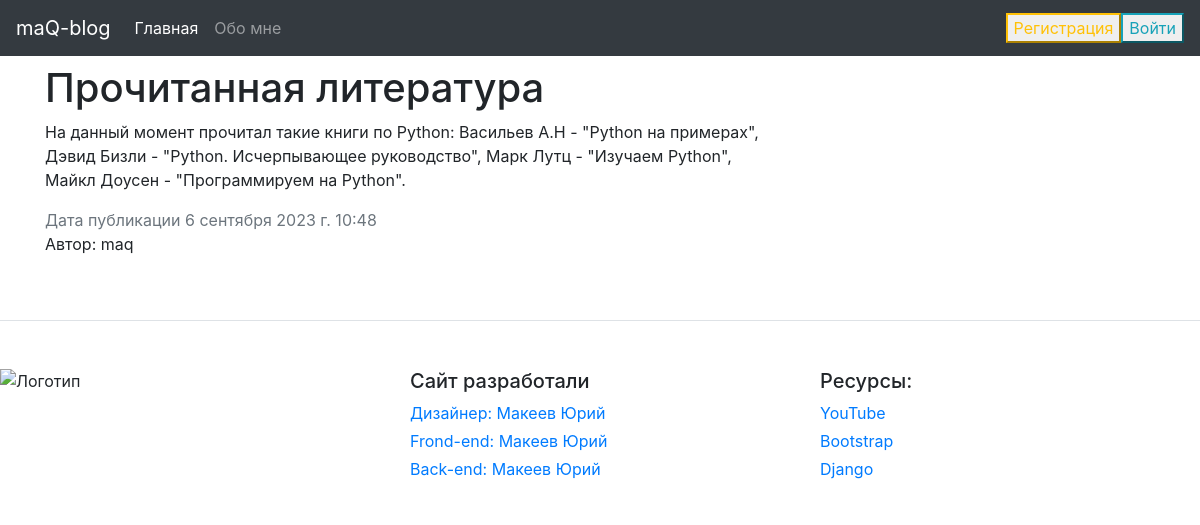
The page / on the database its author committed.
### blog/models.py (models this page shows, shortened)
class News(models.Model):
    title = models.CharField("Название статьи", max_length=150)
    text = models.TextField("Текст статьи")
    date = models.DateTimeField("Дата и время", auto_now=False, auto_now_add=False)
    autor = models.ForeignKey(User, verbose_name=("Автор"), on_delete=models.CASCADE)
    class Meta:
        verbose_name = "Новость"
        verbose_name_plural = "Новости"

### blog/views.py (the view)
# urls.py: path("", views.home, name="home"),
def home(request):
    data = {
        "title": "Главная страница",
        "news": News.objects.all(),
    }
    return render(request, "blog/home.html", data)

### blog/templates/blog/home.html
{% extends 'blog/base.html' %} {% block title %} {{title}} {% endblock %}
{%block content%} {%for post in news%}
<h1>{{post.title}}</h1>
<p>{{post.text}}</p>
<span class="text-muted">Дата публикации {{post.date}}</span>
<p>Автор: {{post.autor}}</p>
{%endfor%} {% endblock %}

### blog/templates/blog/base.html (shortened to what this page needs)
{%load static%}
<!DOCTYPE html>
<html lang="en">
  <head>
    <link
      rel="stylesheet"
      href="https://stackpath.bootstrapcdn.com/bootstrap/4.5.0/css/bootstrap.min.css"
    />
    <link rel="stylesheet"
    href={%static 'blog/main.css'%}>
  </head>
  <body>
    <nav class="navbar navbar-expand-lg navbar-dark bg-dark">
      <a class="navbar-brand" href="#">maQ-blog</a>
      <div class="collapse navbar-collapse" id="navbarsExample09">
        <ul class="navbar-nav mr-auto">
          <li class="nav-item active">
            <a class="nav-link" href="{% url "home" %}">Главная</a>
          </li>
          <li class="nav-item">
            <a class="nav-link" href="{% url "about" %}">Обо мне</a>
          </li>
        </ul>
        {% if not user.is_authenticated %}
        <a href = "{% url 'registration' %}">
          <button class = 'btnt btn-outline-warning'>Регистрация</button>
        </a>
        <a href = "{% url 'user' %}">
          <button class = 'btnt btn-outline-info'>Войти</button>
        </a>
        {%endif%}
      </div>
    </nav>
    <div class="container mt-2">
      <div class="row">
        <div class="col-md-8"> {% if messages %} {%for mess in messages%} <div class = "alert alert-success">{{mess}}</div>{%endfor%}{%endif%}
          {% block content %} {% endblock %}</div>
      </div>
    </div>
    <footer class="pt-4 my-md-5 pt-md-5 border-top">
      <div class="row">
        <div class="col-12 col-md">
          <img class="mb-2" src="https://t3.ftcdn.net/jpg/04/51/41/76/360_F_451417647_elwZmJ5LKfwXiNdelvJ3pXL4VJWrphOA.jpg" alt="Логотип" width="120" height="70">
        </div>
        <div class="col-6 col-md">
          <h5>Сайт разработали</h5>
          <ul class="list-unstyled text-small">
            <li class="mb-1"><a class="link-secondary text-decoration-none" href="#">Дизайнер: Макеев Юрий</a></li>
            <li class="mb-1"><a class="link-secondary text-decoration-none" href="#">Frond-end: Макеев Юрий</a></li>
            <li class="mb-1"><a class="link-secondary text-decoration-none" href="#">Back-end: Макеев Юрий</a></li>
          </ul>
        </div>
        <div class="col-6 col-md">
          <h5>Ресурсы:</h5>
          <ul class="list-unstyled text-small">
            <li class="mb-1"><a class="link-secondary text-decoration-none" href="https://www.youtube.com/?hl=ru&gl=RU" target="_blank">YouTube</a></li>
            <li class="mb-1"><a class="link-secondary text-decoration-none" href="https://getbootstrap.com/" target="_blank">Bootstrap</a></li>
            <li class="mb-1"><a class="link-secondary text-decoration-none" href="https://www.djangoproject.com/"target="_blank">Django</a></li>
          </ul>
        </div>
      </div>
    </footer>
  </body>
</html>

### rows shown on the page
News: title "Прочитанная литература", text "На данный момент прочитал такие книги по Python: Васильев А.Н - \"Python на примерах\", Дэвид Бизли - \"Python. Исчерпывающее руководство\", Марк Лутц - \"Изучаем Python\", Майкл Доусен - \"Программируем на Python\".", date "6 сентября 2023 г. 10:48", autor "maq"
